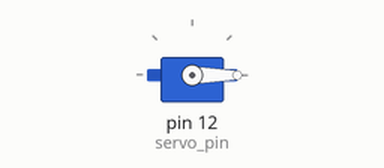
Recording of a program running on a simulated Raspberry Pi (header pin numbers). Shown: servo. Servo angles are drawn from the pulse width (0.5 ms = 0°, 2.5 ms = 180°); what the program prints to the terminal is not drawn.

Above: at 0.05 s.
At 3.55 s:
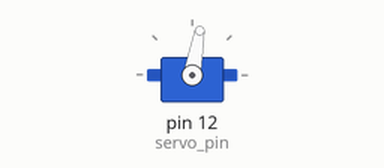
At 7.15 s:
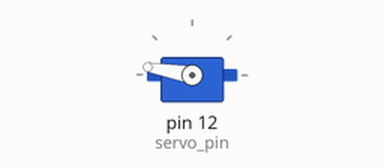
At 14.35 s:
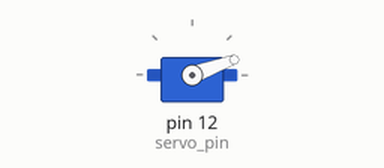
Timing chart, 0 to 19.8 s (numbered marks = the images above):
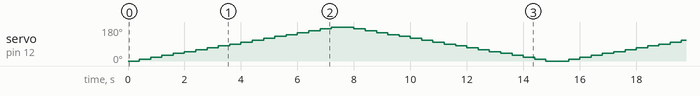

The program:

servo-motor.py
```python
import RPi.GPIO as GPIO
import time

GPIO.setmode(GPIO.BOARD)
servo_pin = 12
GPIO.setup(servo_pin, GPIO.OUT)
pwm = GPIO.PWM(servo_pin, 50)
pwm.start(0)  # Start with a duty cycle of 0%

def set_angle(angle):
    # Calculate the duty cycle based on the angle
    # 0 degrees corresponds to 2.5% duty cycle (1ms pulse)
    # 180 degrees corresponds to 12.5% duty cycle (2ms pulse)
    duty_cycle = 2.5 + (angle / 18)
    # Convert angle to duty cycle
    pwm.ChangeDutyCycle(duty_cycle)
    # Change the duty cycle to rotate the servo
    #time.sleep(1)  # Wait for the servo to reach the position

try:
    print("Rotating the servo motor...")
    while True:
        for angle in range(0, 181, 10):
            set_angle(angle)
            time.sleep(0.4)

        for angle in range(180, -1, -10):
            set_angle(angle)
            time.sleep(0.4)

except KeyboardInterrupt:
    print("Program interrupted. Exiting...")

finally:
    pwm.stop()
    GPIO.cleanup()
```
